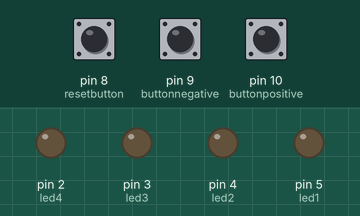
Simulated run of this sketch. Board: Arduino Uno, built with avr-gcc and run on an emulated ATmega328P. Shown: output pins drawn as LEDs (lit = HIGH). The test bench sets the inputs (shaded band); at power-on: pin 9 (buttonnegative) HIGH, pin 8 (resetbutton) HIGH, pin 10 (buttonpositive) HIGH.

Above: at 1.2 s.
1.3 s: pin 9 (buttonnegative) pulled LOW for 0.15 s
At 1.9 s:
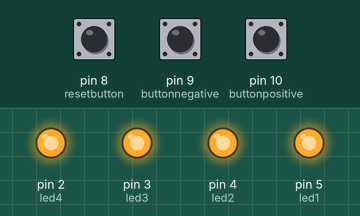
2.9 s: pin 9 (buttonnegative) pulled LOW for 1 s
At 3.2 s:
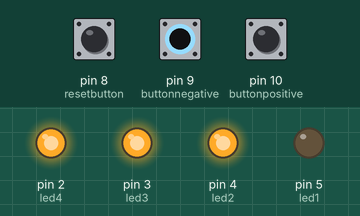
5.4 s: pin 9 (buttonnegative) pulled LOW for 0.15 s
At 6.3 s:
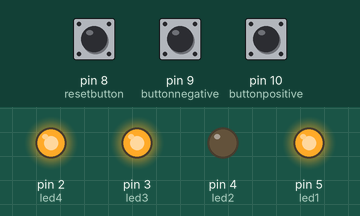
7.0 s: pin 9 (buttonnegative) pulled LOW for 3.2 s
At 7.5 s:
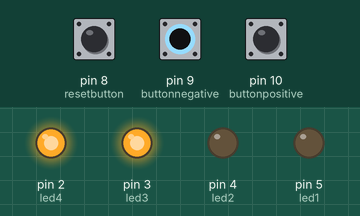
11.7 s: pin 9 (buttonnegative) pulled LOW for 0.15 s
At 12.3 s:
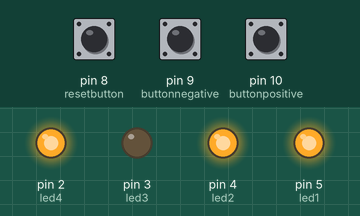
13.3 s: pin 9 (buttonnegative) pulled LOW for 1 s
At 14.7 s:
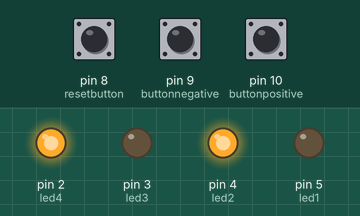
Timing chart, 0 to 16.3 s (numbered marks = the images above; inputs shaded):
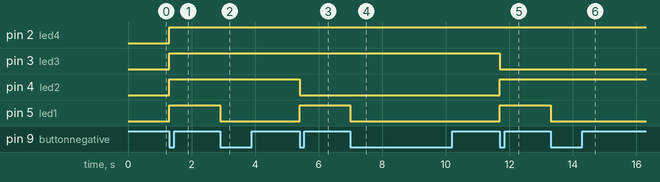

Measured:
- after the input at 1.3 s, pin 2 (led4), pin 3 (led3), pin 4 (led2), pin 5 (led1): LOW → HIGH at once
- after the input at 2.9 s, pin 5 (led1): HIGH → LOW at once
- after the input at 5.4 s, pin 4 (led2): HIGH → LOW at once; pin 5 (led1): LOW → HIGH at once
- after the input at 7.0 s, pin 5 (led1): HIGH → LOW at once
- after the input at 11.7 s, pin 3 (led3): HIGH → LOW at once; pin 4 (led2), pin 5 (led1): LOW → HIGH at once
- after the input at 13.3 s, pin 5 (led1): HIGH → LOW at once

The sketch:

binarypushcounter_code.ino
```cpp
int led4 = 2;
int led3 = 3;
int led2 = 4;
int led1 = 5;

int buttonpositive = 10;
int buttonnegative = 9;
int resetbutton = 8;

int lastUpState = HIGH;
int lastDownState = HIGH;
int lastResetState = HIGH;

int count = 0;

void setup() {
  pinMode(led1, OUTPUT);
  pinMode(led2, OUTPUT);
  pinMode(led3, OUTPUT);
  pinMode(led4, OUTPUT);


  pinMode(buttonpositive, INPUT_PULLUP);
  pinMode(buttonnegative, INPUT_PULLUP);
  pinMode(resetbutton, INPUT_PULLUP);


  updateLEDs();
}

void loop() {
  int currentUpState = digitalRead(buttonpositive);
  int currentDownState = digitalRead(buttonnegative);
  int currentResetState = digitalRead(resetbutton);

  // Count Up Button
  if (currentUpState == LOW && lastUpState == HIGH) {
    count++;
    if (count > 15) count = 0;
    updateLEDs();
    delay(200);
  }
  lastUpState = currentUpState;

  // Count Down Button
  if (currentDownState == LOW && lastDownState == HIGH) {
    count--;
    if (count < 0) count = 15;
    updateLEDs();
    delay(200);
  }
  lastDownState = currentDownState;

  // Reset Button
if (currentResetState == LOW && lastResetState == HIGH) {
    count = 0;
    updateLEDs();
    delay(200);
  }
  lastResetState = currentResetState;

}


void updateLEDs() {
  digitalWrite(led1, bitRead(count, 0));
  digitalWrite(led2, bitRead(count, 1));
  digitalWrite(led3, bitRead(count, 2));
  digitalWrite(led4, bitRead(count, 3));
}
```
